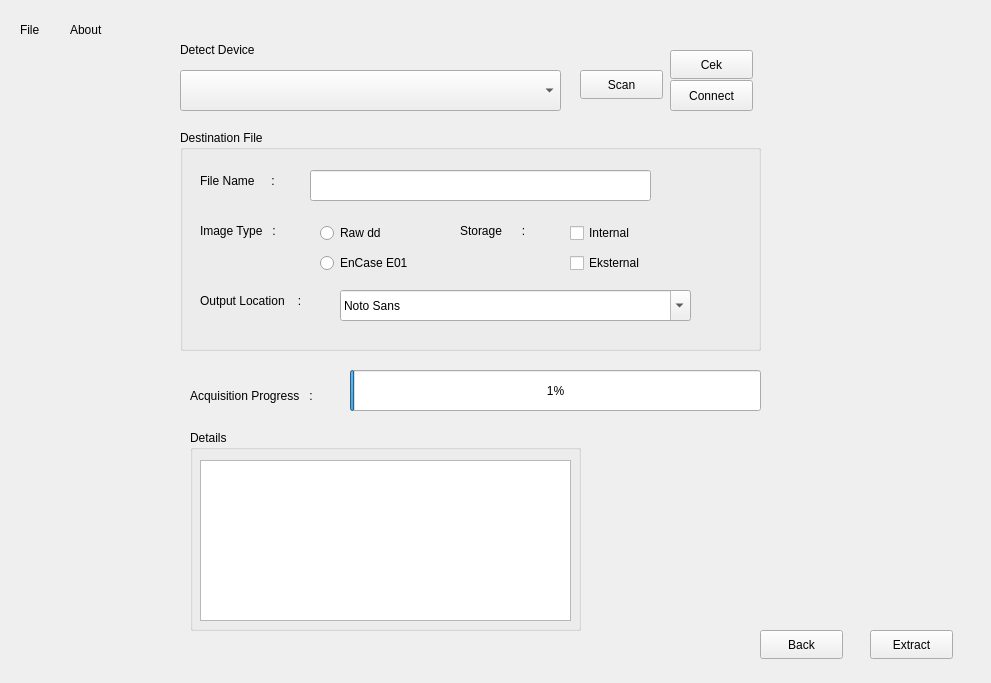
<?xml version="1.0" encoding="UTF-8"?>
<ui version="4.0">
 <class>Widget</class>
 <widget class="QWidget" name="Widget">
  <property name="geometry">
   <rect>
    <x>0</x>
    <y>0</y>
    <width>991</width>
    <height>683</height>
   </rect>
  </property>
  <property name="windowTitle">
   <string>Widget</string>
  </property>
  <widget class="QLabel" name="label">
   <property name="geometry">
    <rect>
     <x>20</x>
     <y>20</y>
     <width>63</width>
     <height>20</height>
    </rect>
   </property>
   <property name="text">
    <string>File</string>
   </property>
  </widget>
  <widget class="QLabel" name="label_2">
   <property name="geometry">
    <rect>
     <x>70</x>
     <y>20</y>
     <width>63</width>
     <height>20</height>
    </rect>
   </property>
   <property name="text">
    <string>About</string>
   </property>
  </widget>
  <widget class="QGroupBox" name="groupBox">
   <property name="geometry">
    <rect>
     <x>180</x>
     <y>130</y>
     <width>581</width>
     <height>221</height>
    </rect>
   </property>
   <property name="mouseTracking">
    <bool>false</bool>
   </property>
   <property name="focusPolicy">
    <enum>Qt::StrongFocus</enum>
   </property>
   <property name="toolTipDuration">
    <number>0</number>
   </property>
   <property name="title">
    <string>Destination File</string>
   </property>
   <property name="flat">
    <bool>false</bool>
   </property>
   <property name="checkable">
    <bool>false</bool>
   </property>
   <widget class="QLabel" name="label_3">
    <property name="geometry">
     <rect>
      <x>20</x>
      <y>40</y>
      <width>91</width>
      <height>21</height>
     </rect>
    </property>
    <property name="text">
     <string>File Name     :</string>
    </property>
   </widget>
   <widget class="QLineEdit" name="lineEdit">
    <property name="geometry">
     <rect>
      <x>130</x>
      <y>40</y>
      <width>341</width>
      <height>31</height>
     </rect>
    </property>
   </widget>
   <widget class="QLabel" name="label_4">
    <property name="geometry">
     <rect>
      <x>20</x>
      <y>90</y>
      <width>91</width>
      <height>21</height>
     </rect>
    </property>
    <property name="text">
     <string>Image Type   :</string>
    </property>
   </widget>
   <widget class="QRadioButton" name="radioButton">
    <property name="geometry">
     <rect>
      <x>140</x>
      <y>90</y>
      <width>112</width>
      <height>26</height>
     </rect>
    </property>
    <property name="text">
     <string>Raw dd</string>
    </property>
   </widget>
   <widget class="QRadioButton" name="radioButton_2">
    <property name="geometry">
     <rect>
      <x>140</x>
      <y>120</y>
      <width>112</width>
      <height>26</height>
     </rect>
    </property>
    <property name="text">
     <string>EnCase E01</string>
    </property>
   </widget>
   <widget class="QLabel" name="label_5">
    <property name="geometry">
     <rect>
      <x>280</x>
      <y>90</y>
      <width>91</width>
      <height>21</height>
     </rect>
    </property>
    <property name="text">
     <string>Storage      :</string>
    </property>
   </widget>
   <widget class="QCheckBox" name="checkBox">
    <property name="geometry">
     <rect>
      <x>390</x>
      <y>90</y>
      <width>93</width>
      <height>26</height>
     </rect>
    </property>
    <property name="text">
     <string>Internal</string>
    </property>
   </widget>
   <widget class="QCheckBox" name="checkBox_2">
    <property name="geometry">
     <rect>
      <x>390</x>
      <y>120</y>
      <width>93</width>
      <height>26</height>
     </rect>
    </property>
    <property name="text">
     <string>Eksternal</string>
    </property>
   </widget>
   <widget class="QLabel" name="label_6">
    <property name="geometry">
     <rect>
      <x>20</x>
      <y>160</y>
      <width>131</width>
      <height>21</height>
     </rect>
    </property>
    <property name="text">
     <string>Output Location    :</string>
    </property>
   </widget>
   <widget class="QFontComboBox" name="OutputLocation">
    <property name="geometry">
     <rect>
      <x>160</x>
      <y>160</y>
      <width>351</width>
      <height>31</height>
     </rect>
    </property>
    <property name="autoFillBackground">
     <bool>false</bool>
    </property>
    <property name="inputMethodHints">
     <set>Qt::ImhUrlCharactersOnly</set>
    </property>
    <property name="editable">
     <bool>true</bool>
    </property>
    <property name="currentText">
     <string>Location</string>
    </property>
    <property name="insertPolicy">
     <enum>QComboBox::InsertAtBottom</enum>
    </property>
    <property name="duplicatesEnabled">
     <bool>false</bool>
    </property>
    <property name="frame">
     <bool>true</bool>
    </property>
    <property name="currentFont">
     <font>
      <family>Location</family>
     </font>
    </property>
   </widget>
  </widget>
  <widget class="QLabel" name="label_7">
   <property name="geometry">
    <rect>
     <x>190</x>
     <y>380</y>
     <width>151</width>
     <height>31</height>
    </rect>
   </property>
   <property name="text">
    <string>Acquisition Progress   :</string>
   </property>
  </widget>
  <widget class="QProgressBar" name="progressBar">
   <property name="geometry">
    <rect>
     <x>350</x>
     <y>370</y>
     <width>411</width>
     <height>41</height>
    </rect>
   </property>
   <property name="value">
    <number>1</number>
   </property>
   <property name="orientation">
    <enum>Qt::Horizontal</enum>
   </property>
   <property name="invertedAppearance">
    <bool>false</bool>
   </property>
   <property name="textDirection">
    <enum>QProgressBar::BottomToTop</enum>
   </property>
   <property name="format">
    <string>%p%</string>
   </property>
  </widget>
  <widget class="QGroupBox" name="groupBox_2">
   <property name="geometry">
    <rect>
     <x>190</x>
     <y>430</y>
     <width>391</width>
     <height>201</height>
    </rect>
   </property>
   <property name="title">
    <string>Details</string>
   </property>
   <widget class="QListView" name="listView">
    <property name="geometry">
     <rect>
      <x>10</x>
      <y>30</y>
      <width>371</width>
      <height>161</height>
     </rect>
    </property>
   </widget>
  </widget>
  <widget class="QPushButton" name="pushButton">
   <property name="geometry">
    <rect>
     <x>760</x>
     <y>630</y>
     <width>83</width>
     <height>29</height>
    </rect>
   </property>
   <property name="text">
    <string>Back</string>
   </property>
  </widget>
  <widget class="QPushButton" name="pushButton_2">
   <property name="geometry">
    <rect>
     <x>870</x>
     <y>630</y>
     <width>83</width>
     <height>29</height>
    </rect>
   </property>
   <property name="text">
    <string>Extract</string>
   </property>
  </widget>
  <widget class="QComboBox" name="comboBox">
   <property name="geometry">
    <rect>
     <x>180</x>
     <y>70</y>
     <width>381</width>
     <height>41</height>
    </rect>
   </property>
  </widget>
  <widget class="QPushButton" name="pushButton_3">
   <property name="geometry">
    <rect>
     <x>580</x>
     <y>70</y>
     <width>83</width>
     <height>29</height>
    </rect>
   </property>
   <property name="text">
    <string>Scan</string>
   </property>
  </widget>
  <widget class="QPushButton" name="pushButton_4">
   <property name="geometry">
    <rect>
     <x>670</x>
     <y>50</y>
     <width>83</width>
     <height>29</height>
    </rect>
   </property>
   <property name="text">
    <string>Cek</string>
   </property>
  </widget>
  <widget class="QPushButton" name="pushButton_5">
   <property name="geometry">
    <rect>
     <x>670</x>
     <y>80</y>
     <width>83</width>
     <height>31</height>
    </rect>
   </property>
   <property name="text">
    <string>Connect</string>
   </property>
  </widget>
  <widget class="QLabel" name="label_8">
   <property name="geometry">
    <rect>
     <x>180</x>
     <y>40</y>
     <width>101</width>
     <height>20</height>
    </rect>
   </property>
   <property name="text">
    <string>Detect Device</string>
   </property>
  </widget>
 </widget>
 <resources/>
 <connections/>
</ui>
